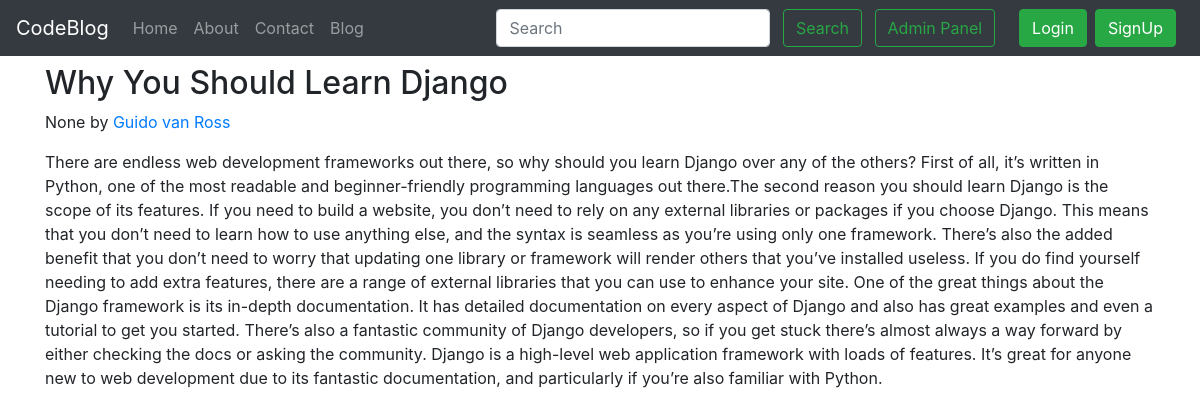
Screenshot of /blog/Guido-van-Rossum with the database file from the repository.
### blog/models.py (models this page shows, shortened)
class Postblog(models.Model):
    sno=models.AutoField(primary_key=True)
    title=models.CharField(max_length=255)
    author=models.CharField(max_length=14)
    slug=models.CharField(max_length=130)
    timeStamp=models.DateTimeField(auto_now_add=True,blank=True)
    content=models.TextField()

### blog/views.py (the view)
# urls.py: path('<str:slug>', views.blogPost, name='blogPost'),
def blogPost(request,slug):
    post= Postblog.objects.filter(slug=slug).first()
    context = {'post':post}
    return render(request,'blog/blogPost.html',context)

### templates/blog/blogPost.html (shortened to what this page needs)
{% extends 'base.html' %}
{% block body %}
<div class="container my-2">
        <h2 class="blog-post-title">{{post.title}}</h2>
        <p class="blog-post-meta">{{post.timeStamp}} by <a href="/about">{{post.author}}</a></p>
        <p> {{post.content}}</p>
        </div>
 {% endblock body %}

### rows the page displays
Postblog: title "Why You Should Learn Django", timeStamp "None", author "Guido van Ross", content "There are endless web development frameworks out there, so why should you learn Django over any of the others? First of all, it’s written in Python, one of the most readable and beginner-friendly programming languages out there.The second reason you should learn Django is the scope of its features. If you need to build a website, you don’t need to rely on any external libraries or packages if you choose Django. This means that you don’t need to learn how to use anything else, and the syntax is seamless as you’re using only one framework. There’s also the added benefit that you don’t need to worry that updating one library or framework will render others that you’ve installed useless. If you…"
